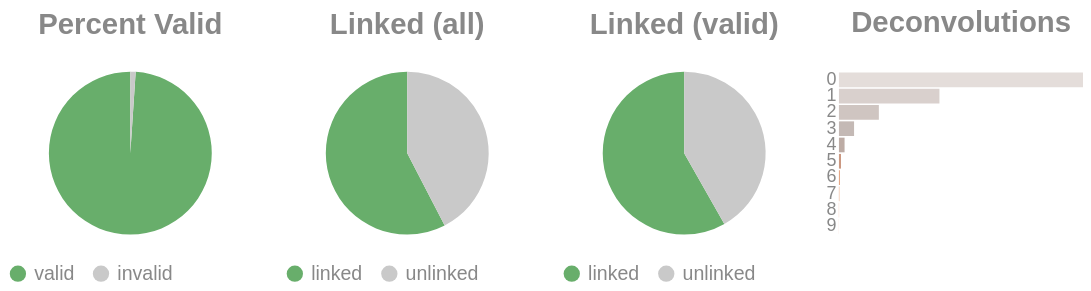

Here is the notebook cell this chart was saved with:
### Code cell
if SKIPLR:
    pass
else:
    clash = Counter()
    for i in valids['molecule'].to_list():
        _mol = i.split("-")
        if len(_mol) == 1:
            clash.update('0')
        else:
            clash.update(_mol[-1])

    _d = {"deconvolutions": [], 'count': []}
    for k,v in clash.items():
        _d['deconvolutions'].append(k)
        _d['count'].append(v)

    tot_valid = valids['reads'].sum()
    mask = valids['reads'] >= 2
    n_linked_reads = valids.filter(mask)['reads'].sum()
    if n_linked_reads == 0:
        print_html("No linked molecules (>=2 reads) were detected; skipping linked-only distributions.")
        SKIPLR = True
    else:
        perc_valid = round(tot_valid / n_reads, 4)
        linked_perc_abs = round(n_linked_reads / n_reads, 4)
        linked_perc = round(n_linked_reads / tot_valid, 4)

    _valid = pl.DataFrame({"valids": ['valid', 'invalid'], "count": [tot_valid, n_reads - tot_valid]})
    _linked_abs = pl.DataFrame({"linked (absolute)": ['linked', 'unlinked'], "count": [n_linked_reads, n_reads - n_linked_reads]})
    _linked_rel = pl.DataFrame({"linked (valids)": ['linked', 'unlinked'], "count": [n_linked_reads, tot_valid - n_linked_reads]})

    (
        alt.hconcat(
            piechart(_valid, goodval = 'valid', title = "Percent Valid"),
            piechart(_linked_abs, goodval = "linked", title =  "Linked (all)"),
            piechart(_linked_rel, goodval = "linked", title =  "Linked (valid)"),
            convolutionbar(pl.DataFrame(_d), title = "Deconvolutions"),
            center = True,
            bounds = 'flush'
        )
        .resolve_scale(color='independent')
        .resolve_legend('independent')
        .properties(usermeta={'embedOptions': {"actions": False}})
    ).display()

### Figure 1 — Vega-Lite specification as saved in the notebook (floating-point values rounded to 4 significant figures)
{"width": "container", "height": 400, "config": {"title": {"anchor": "start", "dy": -15, "fontSize": 18, "color": "#888888", "subtitleColor": "#888888", "subtitleFontSize": 14}, "arc": {"fill": "#0072B2"}, "axis": {"domainColor": "#888888", "domainWidth": 0.5, "gridWidth": 0.2, "grid": false, "titleFontWeight": 400, "titleFontSize": 15, "labelFontSize": 11, "labelColor": "#888888", "tickColor": "#888888", "tickWidth": 0.2, "titleColor": "#888888"}, "axisBand": {"grid": false}, "axisX": {"grid": true, "tickSize": 10, "domainCap": "round"}, "axisY": {"domain": false, "grid": true, "tickSize": 0, "domainCap": "round"}, "background": "transparent", "header": {"labelFontSize": 15, "labelColor": "#888888", "titleFontSize": 15, "titleFontWeight": 600, "titleColor": "#888888"}, "legend": {"labelFont": "sans-serif", "labelFontSize": 12, "labelColor": "#888888", "symbolSize": 100, "symbolType": "circle", "titleFontSize": 12, "titlePadding": 10, "titleColor": "#888888", "title": null}, "range": {"category": ["#E69F00", "#56B4E9", "#009E73", "#F0E442", "#0072B2", "#D55E00", "#CC79A7", "#000000"], "diverging": ["#cfe8f3", "#a2d4ec", "#73bfe2", "#46abdb", "#1696d2", "#12719e"]}, "area": {"fill": "#0072B2", "fillOpacity": 0.7, "line": true, "strokeOpacity": 0.7}, "line": {"color": "#0072B2", "stroke": "#0072B2", "strokeWidth": 2}, "trail": {"color": "#0072B2", "stroke": "#0072B2", "strokeWidth": 0, "size": 1}, "point": {"filled": true, "fillOpacity": 1.0, "size": 95}, "text": {"color": "#888888", "fontSize": 11, "align": "right", "fontWeight": 400, "size": 11}, "bar": {"fill": "#0072B2", "stroke": null}, "view": {"stroke": null, "continuousWidth": 660, "continuousHeight": 400}}, "hconcat": [{"data": {"name": "data-933eac10e23e17dd01e6d27b7878a194"}, "mark": {"type": "arc"}, "encoding": {"color": {"field": "valids", "legend": {"orient": "bottom", "title": null}, "scale": {"domain": ["valid", "invalid"], "range": ["#68ae6b", "#C9C9C9"]}, "title": "Valids", "type": "nominal"}, "theta": {"field": "count", "type": "quantitative"}, "tooltip": [{"field": "valids", "title": "Valids", "type": "ordinal"}, {"field": "percent", "format": ".2%", "title": "Percent", "type": "quantitative"}, {"field": "count", "title": "Count", "type": "quantitative"}]}, "height": 100, "title": {"text": "Percent Valid", "align": "center", "anchor": "middle"}, "transform": [{"calculate": "datum.count / 4418965", "as": "percent"}], "width": 150}, {"data": {"name": "data-a86558a338085b5589d0ceb9fa919b91"}, "mark": {"type": "arc"}, "encoding": {"color": {"field": "linked (absolute)", "legend": {"orient": "bottom", "title": null}, "scale": {"domain": ["linked", "unlinked"], "range": ["#68ae6b", "#C9C9C9"]}, "title": "Linked (Absolute)", "type": "nominal"}, "theta": {"field": "count", "type": "quantitative"}, "tooltip": [{"field": "linked (absolute)", "title": "Linked (Absolute)", "type": "ordinal"}, {"field": "percent", "format": ".2%", "title": "Percent", "type": "quantitative"}, {"field": "count", "title": "Count", "type": "quantitative"}]}, "height": 100, "title": {"text": "Linked (all)", "align": "center", "anchor": "middle"}, "transform": [{"calculate": "datum.count / 4418965", "as": "percent"}], "width": 150}, {"data": {"name": "data-9231110022b418f191ed4cd4e429600b"}, "mark": {"type": "arc"}, "encoding": {"color": {"field": "linked (valids)", "legend": {"orient": "bottom", "title": null}, "scale": {"domain": ["linked", "unlinked"], "range": ["#68ae6b", "#C9C9C9"]}, "title": "Linked (Valids)", "type": "nominal"}, "theta": {"field": "count", "type": "quantitative"}, "tooltip": [{"field": "linked (valids)", "title": "Linked (Valids)", "type": "ordinal"}, {"field": "percent", "format": ".2%", "title": "Percent", "type": "quantitative"}, {"field": "count", "title": "Count", "type": "quantitative"}]}, "height": 100, "title": {"text": "Linked (valid)", "align": "center", "anchor": "middle"}, "transform": [{"calculate": "datum.count / 4372540", "as": "percent"}], "width": 150}, {"data": {"name": "data-2b93252ba4e11a22e5eed0509f07d18d"}, "mark": {"type": "bar"}, "encoding": {"color": {"field": "deconvolutions", "legend": null, "scale": {"scheme": "lightgreyred"}, "type": "nominal"}, "tooltip": [{"field": "deconvolutions", "title": "Deconvolutions", "type": "ordinal"}, {"field": "percent", "format": ".2%", "title": "Percent", "type": "quantitative"}, {"field": "count", "title": "Count", "type": "quantitative"}], "x": {"axis": null, "field": "count", "type": "quantitative"}, "y": {"field": "deconvolutions", "sort": "ascending", "title": null, "type": "nominal"}}, "height": 100, "title": {"text": "Deconvolutions", "align": "center", "anchor": "middle"}, "transform": [{"calculate": "datum.count / 2674911", "as": "percent"}], "width": 150}], "bounds": "flush", "center": true, "resolve": {"legend": {"angle": "independent"}, "scale": {"color": "independent"}}, "usermeta": {"embedOptions": {"actions": false}}, "$schema": "https://vega.github.io/schema/vega-lite/v6.4.1.json", "datasets": {"data-933eac10e23e17dd01e6d27b7878a194": [{"valids": "valid", "count": 4372540}, {"valids": "invalid", "count": 46425}], "data-a86558a338085b5589d0ceb9fa919b91": [{"linked (absolute)": "linked", "count": 2545248}, {"linked (absolute)": "unlinked", "count": 1873717}], "data-9231110022b418f191ed4cd4e429600b": [{"linked (valids)": "linked", "count": 2545248}, {"linked (valids)": "unlinked", "count": 1827292}], "data-2b93252ba4e11a22e5eed0509f07d18d": [{"deconvolutions": "0", "count": 1598032}, {"deconvolutions": "1", "count": 658078}, {"deconvolutions": "2", "count": 261379}, {"deconvolutions": "3", "count": 99084}, {"deconvolutions": "4", "count": 36907}, {"deconvolutions": "5", "count": 13702}, {"deconvolutions": "6", "count": 4962}, {"deconvolutions": "7", "count": 1862}, {"deconvolutions": "8", "count": 660}, {"deconvolutions": "9", "count": 245}]}}
